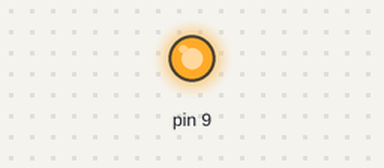
The sketch below on a simulated Arduino Uno, built with avr-gcc and run on an emulated ATmega328P. Parts: output pins drawn as LEDs (lit = HIGH).

Above: at 0.1 s.
At 1.1 s:
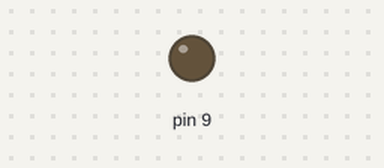
Timing chart, 0 to 2.6 s (numbered marks = the images above):
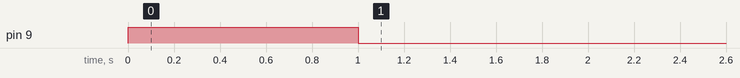

The sketch:

minicar_03_motor_1.ino
```cpp
void setup() {
  pinMode(9, OUTPUT);
  digitalWrite(9, HIGH);
  delay(1000);
  digitalWrite(9, LOW);
}

void loop() {
}
```
